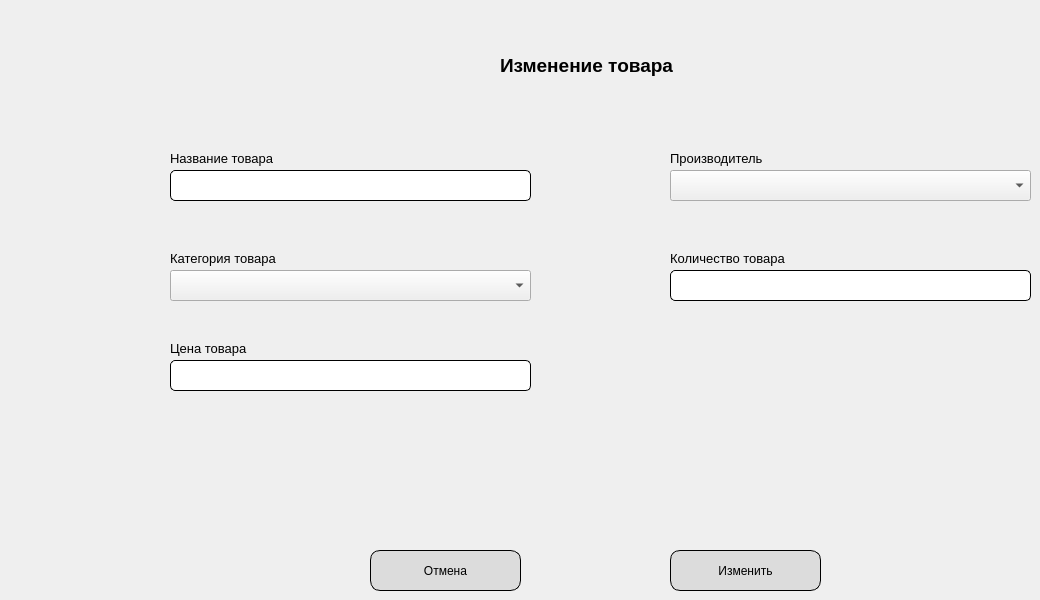
    <widget class="QWidget" name="ChangeProduct">
     <widget class="QLabel" name="label_ChangeProduct">
      <property name="geometry">
       <rect>
        <x>500</x>
        <y>50</y>
        <width>211</width>
        <height>31</height>
       </rect>
      </property>
      <property name="font">
       <font>
        <family>Segoe UI</family>
        <pointsize>14</pointsize>
        <weight>75</weight>
        <bold>true</bold>
       </font>
      </property>
      <property name="text">
       <string>Изменение товара</string>
      </property>
     </widget>
     <widget class="QPushButton" name="pushButton_CancelChangeProduct">
      <property name="geometry">
       <rect>
        <x>370</x>
        <y>550</y>
        <width>151</width>
        <height>41</height>
       </rect>
      </property>
      <property name="styleSheet">
       <string notr="true">QPushButton { border-radius: 10px;border: 1px solid black; color: black; background: rgb(220,220,220);}
QPushButton:hover { background-color: rgba(143, 142, 142, 1); }</string>
      </property>
      <property name="text">
       <string>Отмена</string>
      </property>
     </widget>
     <widget class="QPushButton" name="pushButton_ChangeProduct">
      <property name="geometry">
       <rect>
        <x>670</x>
        <y>550</y>
        <width>151</width>
        <height>41</height>
       </rect>
      </property>
      <property name="styleSheet">
       <string notr="true">QPushButton { border-radius: 10px;border: 1px solid black; color: black; background: rgb(220,220,220);}
QPushButton:hover { background-color: rgba(143, 142, 142, 1); }</string>
      </property>
      <property name="text">
       <string>Изменить</string>
      </property>
     </widget>
     <widget class="QLineEdit" name="lineEdit_ChangeProductName">
      <property name="geometry">
       <rect>
        <x>170</x>
        <y>170</y>
        <width>361</width>
        <height>31</height>
       </rect>
      </property>
      <property name="styleSheet">
       <string notr="true">QLineEdit { border-radius: 5px;border: 1px solid black; color: black;}
</string>
      </property>
     </widget>
     <widget class="QLineEdit" name="lineEdit_ChangeQuantyProduct">
      <property name="geometry">
       <rect>
        <x>670</x>
        <y>270</y>
        <width>361</width>
        <height>31</height>
       </rect>
      </property>
      <property name="styleSheet">
       <string notr="true">QLineEdit { border-radius: 5px;border: 1px solid black; color: black;}
</string>
      </property>
     </widget>
     <widget class="QLineEdit" name="lineEdit_ChangePriceProduct">
      <property name="geometry">
       <rect>
        <x>170</x>
        <y>360</y>
        <width>361</width>
        <height>31</height>
       </rect>
      </property>
      <property name="styleSheet">
       <string notr="true">QLineEdit { border-radius: 5px;border: 1px solid black; color: black;}
</string>
      </property>
     </widget>
     <widget class="QLabel" name="label_10">
      <property name="geometry">
       <rect>
        <x>170</x>
        <y>150</y>
        <width>141</width>
        <height>16</height>
       </rect>
      </property>
      <property name="font">
       <font>
        <family>Segoe UI</family>
        <pointsize>10</pointsize>
       </font>
      </property>
      <property name="text">
       <string>Название товара</string>
      </property>
     </widget>
     <widget class="QLabel" name="label_9">
      <property name="geometry">
       <rect>
        <x>170</x>
        <y>250</y>
        <width>141</width>
        <height>16</height>
       </rect>
      </property>
      <property name="font">
       <font>
        <family>Segoe UI</family>
        <pointsize>10</pointsize>
       </font>
      </property>
      <property name="text">
       <string>Категория товара</string>
      </property>
     </widget>
     <widget class="QLabel" name="label_7">
      <property name="geometry">
       <rect>
        <x>170</x>
        <y>340</y>
        <width>101</width>
        <height>16</height>
       </rect>
      </property>
      <property name="font">
       <font>
        <family>Segoe UI</family>
        <pointsize>10</pointsize>
       </font>
      </property>
      <property name="text">
       <string>Цена товара</string>
      </property>
     </widget>
     <widget class="QLabel" name="label_6">
      <property name="geometry">
       <rect>
        <x>670</x>
        <y>150</y>
        <width>131</width>
        <height>16</height>
       </rect>
      </property>
      <property name="font">
       <font>
        <family>Segoe UI</family>
        <pointsize>10</pointsize>
       </font>
      </property>
      <property name="text">
       <string>Производитель</string>
      </property>
     </widget>
     <widget class="QLabel" name="label_8">
      <property name="geometry">
       <rect>
        <x>670</x>
        <y>250</y>
        <width>161</width>
        <height>16</height>
       </rect>
      </property>
      <property name="font">
       <font>
        <family>Segoe UI</family>
        <pointsize>10</pointsize>
       </font>
      </property>
      <property name="text">
       <string>Количество товара</string>
      </property>
     </widget>
     <widget class="QComboBox" name="comboBox_ChangeCategoryProduct">
      <property name="geometry">
       <rect>
        <x>170</x>
        <y>270</y>
        <width>361</width>
        <height>31</height>
       </rect>
      </property>
      <property name="styleSheet">
       <string notr="true"/>
      </property>
     </widget>
     <widget class="QComboBox" name="comboBox_ChangeManufacturer">
      <property name="geometry">
       <rect>
        <x>670</x>
        <y>170</y>
        <width>361</width>
        <height>31</height>
       </rect>
      </property>
      <property name="styleSheet">
       <string notr="true"/>
      </property>
     </widget>
    </widget>
